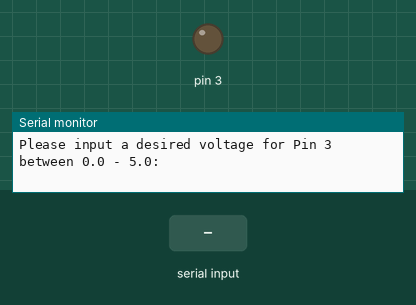
Bench run of a sketch on a simulated Arduino Uno, built with avr-gcc and run on an emulated ATmega328P. On the bench: output pins drawn as LEDs (lit = HIGH), the last lines printed to the serial monitor. The test bench sets the inputs (shaded band).

Above: at 1.2 s.
1.3 s: "90,45\n" received over Serial
At 2.3 s:
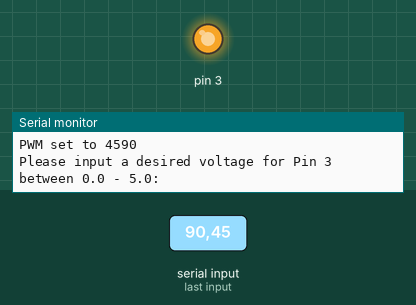
4.3 s: "1,90\n" received over Serial
At 5.7 s:
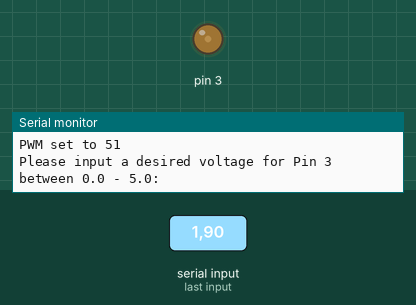
7.3 s: "90\n" received over Serial
At 8.7 s:
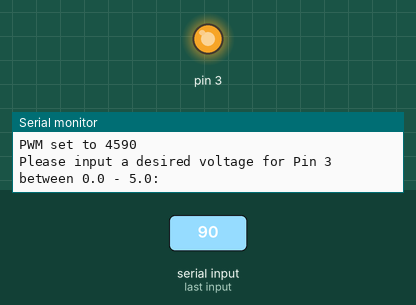
Timing chart, 0 to 10.3 s (numbered marks = the images above; inputs shaded):
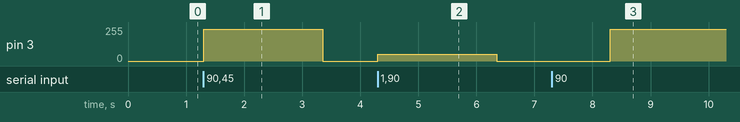

Measured:
- after the input at 1.3 s, pin 3: 0/255 → 238/255 at once, → 0/255 2.0 s later
- after the input at 4.3 s, pin 3: 0/255 → 51/255 at once, → 0/255 2.0 s later
- after the input at 7.3 s, pin 3: 0/255 → 238/255 after 1.0 s

The sketch:

talusanPWM.ino
```cpp
float variable;

void setup() {
  //analogWrite(pinNum, value)
  Serial.begin(9600);
  while(!Serial)
  pinMode(3, OUTPUT);
}

void loop() {
  // put your main code here, to run repeatedly:
  variable = 0.0;
  Serial.println("Please input a desired voltage for Pin 3 between 0.0 - 5.0:");
  while(!Serial.available());
  variable = Serial.parseFloat();
  Serial.parseInt();
  Serial.print("Input voltage requested: ");
  Serial.println(variable);
  float scaleFactor = 255/5.0;
  int analogValue = variable * scaleFactor;
  analogWrite(3, analogValue);
  Serial.print("PWM set to ");
  Serial.println(analogValue);
  }
```
